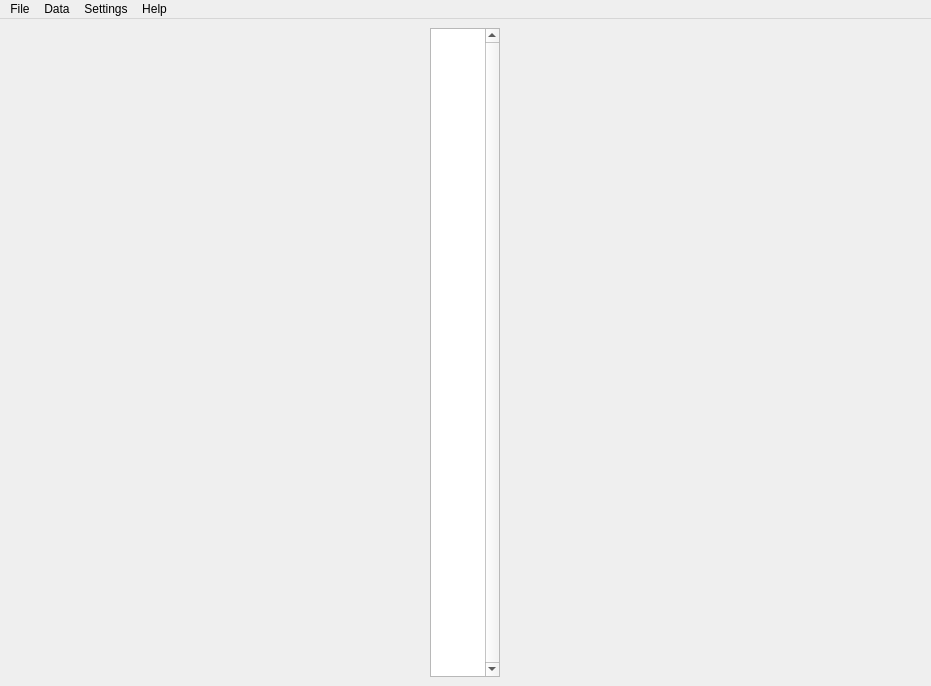
<?xml version="1.0" encoding="UTF-8"?>
<ui version="4.0">
 <class>MainWindow</class>
 <widget class="QMainWindow" name="MainWindow">
  <property name="geometry">
   <rect>
    <x>0</x>
    <y>0</y>
    <width>931</width>
    <height>686</height>
   </rect>
  </property>
  <property name="windowTitle">
   <string>Weight Manager</string>
  </property>
  <property name="windowIcon">
   <iconset>
    <normaloff>../images/wl_16.svg</normaloff>../images/wl_16.svg</iconset>
  </property>
  <widget class="QWidget" name="centralwidget">
   <layout class="QHBoxLayout" name="horizontalLayout" stretch="0">
    <item>
     <widget class="QTableView" name="tableView">
      <property name="enabled">
       <bool>true</bool>
      </property>
      <property name="sizePolicy">
       <sizepolicy hsizetype="Fixed" vsizetype="Expanding">
        <horstretch>4</horstretch>
        <verstretch>0</verstretch>
       </sizepolicy>
      </property>
      <property name="verticalScrollBarPolicy">
       <enum>Qt::ScrollBarAlwaysOn</enum>
      </property>
      <property name="horizontalScrollBarPolicy">
       <enum>Qt::ScrollBarAlwaysOff</enum>
      </property>
      <property name="sizeAdjustPolicy">
       <enum>QAbstractScrollArea::AdjustToContents</enum>
      </property>
      <property name="editTriggers">
       <set>QAbstractItemView::AnyKeyPressed|QAbstractItemView::DoubleClicked|QAbstractItemView::EditKeyPressed|QAbstractItemView::SelectedClicked</set>
      </property>
      <property name="showDropIndicator" stdset="0">
       <bool>false</bool>
      </property>
      <property name="alternatingRowColors">
       <bool>true</bool>
      </property>
      <property name="selectionMode">
       <enum>QAbstractItemView::SingleSelection</enum>
      </property>
     </widget>
    </item>
   </layout>
  </widget>
  <widget class="QMenuBar" name="menuBar">
   <property name="geometry">
    <rect>
     <x>0</x>
     <y>0</y>
     <width>931</width>
     <height>32</height>
    </rect>
   </property>
   <widget class="QMenu" name="menuFile">
    <property name="title">
     <string>File</string>
    </property>
    <addaction name="action_new_file"/>
    <addaction name="action_open_file"/>
    <addaction name="action_save_file"/>
    <addaction name="separator"/>
    <addaction name="action_new_plan"/>
    <addaction name="action_open_plan"/>
    <addaction name="separator"/>
    <addaction name="action_quit"/>
   </widget>
   <widget class="QMenu" name="menuData">
    <property name="title">
     <string>Data</string>
    </property>
    <addaction name="action_refresh"/>
    <addaction name="action_export"/>
   </widget>
   <widget class="QMenu" name="menuSettings">
    <property name="title">
     <string>Settings</string>
    </property>
    <addaction name="action_plan_settings"/>
    <addaction name="action_pyweight_settings"/>
   </widget>
   <widget class="QMenu" name="menuHelp">
    <property name="title">
     <string>Help</string>
    </property>
    <addaction name="action_about"/>
    <addaction name="action_user_guide"/>
   </widget>
   <addaction name="menuFile"/>
   <addaction name="menuData"/>
   <addaction name="menuSettings"/>
   <addaction name="menuHelp"/>
  </widget>
  <action name="action_about">
   <property name="text">
    <string>About PyWeight</string>
   </property>
  </action>
  <action name="action_new_file">
   <property name="text">
    <string>New File</string>
   </property>
   <property name="shortcut">
    <string>Ctrl+N</string>
   </property>
  </action>
  <action name="action_open_file">
   <property name="text">
    <string>Open File</string>
   </property>
   <property name="shortcut">
    <string>Ctrl+O</string>
   </property>
  </action>
  <action name="action_save_file">
   <property name="text">
    <string>Save File</string>
   </property>
   <property name="shortcut">
    <string>Ctrl+S</string>
   </property>
  </action>
  <action name="action_new_plan">
   <property name="text">
    <string>New Plan</string>
   </property>
  </action>
  <action name="action_open_plan">
   <property name="text">
    <string>Open Plan</string>
   </property>
  </action>
  <action name="action_quit">
   <property name="text">
    <string>Quit</string>
   </property>
   <property name="shortcut">
    <string>Ctrl+Q</string>
   </property>
  </action>
  <action name="action_refresh">
   <property name="text">
    <string>Refresh Plot</string>
   </property>
   <property name="shortcut">
    <string>Ctrl+R</string>
   </property>
  </action>
  <action name="action_export">
   <property name="text">
    <string>Export Plot</string>
   </property>
   <property name="shortcut">
    <string>Ctrl+E</string>
   </property>
  </action>
  <action name="action_plan_settings">
   <property name="text">
    <string>Plan Settings</string>
   </property>
  </action>
  <action name="action_pyweight_settings">
   <property name="text">
    <string>PyWeight Settings</string>
   </property>
  </action>
  <action name="action_user_guide">
   <property name="text">
    <string>User Guide</string>
   </property>
  </action>
 </widget>
 <resources/>
 <connections/>
</ui>
